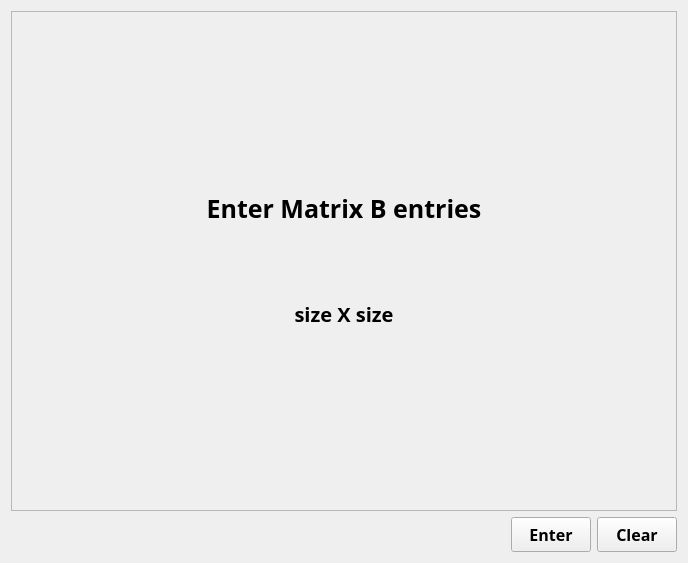
           <widget class="QWidget" name="page_enterMatrixB">
            <layout class="QVBoxLayout" name="verticalLayout_18">
             <item>
              <layout class="QVBoxLayout" name="verticalLayout_16">
               <item>
                <widget class="QFrame" name="frame_9">
                 <property name="minimumSize">
                  <size>
                   <width>0</width>
                   <height>500</height>
                  </size>
                 </property>
                 <property name="frameShape">
                  <enum>QFrame::StyledPanel</enum>
                 </property>
                 <property name="frameShadow">
                  <enum>QFrame::Raised</enum>
                 </property>
                 <layout class="QVBoxLayout" name="verticalLayout_17">
                  <item>
                   <layout class="QGridLayout" name="gridLayout_2">
                    <item row="1" column="0">
                     <widget class="QLabel" name="label_matrixB_size_entry">
                      <property name="maximumSize">
                       <size>
                        <width>16777215</width>
                        <height>100</height>
                       </size>
                      </property>
                      <property name="font">
                       <font>
                        <family>DM Sans</family>
                        <pointsize>15</pointsize>
                        <bold>true</bold>
                       </font>
                      </property>
                      <property name="text">
                       <string>size X size</string>
                      </property>
                      <property name="alignment">
                       <set>Qt::AlignCenter</set>
                      </property>
                     </widget>
                    </item>
                    <item row="0" column="0">
                     <widget class="QLabel" name="label_enterMatrixB_entry">
                      <property name="maximumSize">
                       <size>
                        <width>16777215</width>
                        <height>100</height>
                       </size>
                      </property>
                      <property name="font">
                       <font>
                        <family>DM Sans</family>
                        <pointsize>19</pointsize>
                        <bold>true</bold>
                       </font>
                      </property>
                      <property name="text">
                       <string>Enter Matrix B entries</string>
                      </property>
                      <property name="alignment">
                       <set>Qt::AlignCenter</set>
                      </property>
                     </widget>
                    </item>
                   </layout>
                  </item>
                 </layout>
                </widget>
               </item>
               <item>
                <layout class="QHBoxLayout" name="horizontalLayout_3">
                 <item>
                  <spacer name="horizontalSpacer_9">
                   <property name="orientation">
                    <enum>Qt::Horizontal</enum>
                   </property>
                   <property name="sizeType">
                    <enum>QSizePolicy::Fixed</enum>
                   </property>
                   <property name="sizeHint" stdset="0">
                    <size>
                     <width>500</width>
                     <height>20</height>
                    </size>
                   </property>
                  </spacer>
                 </item>
                 <item>
                  <widget class="QPushButton" name="pushButton_enter_matrixB_2">
                   <property name="minimumSize">
                    <size>
                     <width>0</width>
                     <height>35</height>
                    </size>
                   </property>
                   <property name="maximumSize">
                    <size>
                     <width>120</width>
                     <height>16777215</height>
                    </size>
                   </property>
                   <property name="font">
                    <font>
                     <family>DM Sans</family>
                     <pointsize>12</pointsize>
                     <bold>true</bold>
                    </font>
                   </property>
                   <property name="cursor">
                    <cursorShape>PointingHandCursor</cursorShape>
                   </property>
                   <property name="text">
                    <string>Enter</string>
                   </property>
                  </widget>
                 </item>
                 <item>
                  <widget class="QPushButton" name="pushButton_clear_matrixB_2">
                   <property name="minimumSize">
                    <size>
                     <width>0</width>
                     <height>35</height>
                    </size>
                   </property>
                   <property name="maximumSize">
                    <size>
                     <width>120</width>
                     <height>16777215</height>
                    </size>
                   </property>
                   <property name="font">
                    <font>
                     <family>DM Sans</family>
                     <pointsize>12</pointsize>
                     <bold>true</bold>
                    </font>
                   </property>
                   <property name="cursor">
                    <cursorShape>PointingHandCursor</cursorShape>
                   </property>
                   <property name="text">
                    <string>Clear</string>
                   </property>
                  </widget>
                 </item>
                </layout>
               </item>
              </layout>
             </item>
            </layout>
           </widget>
